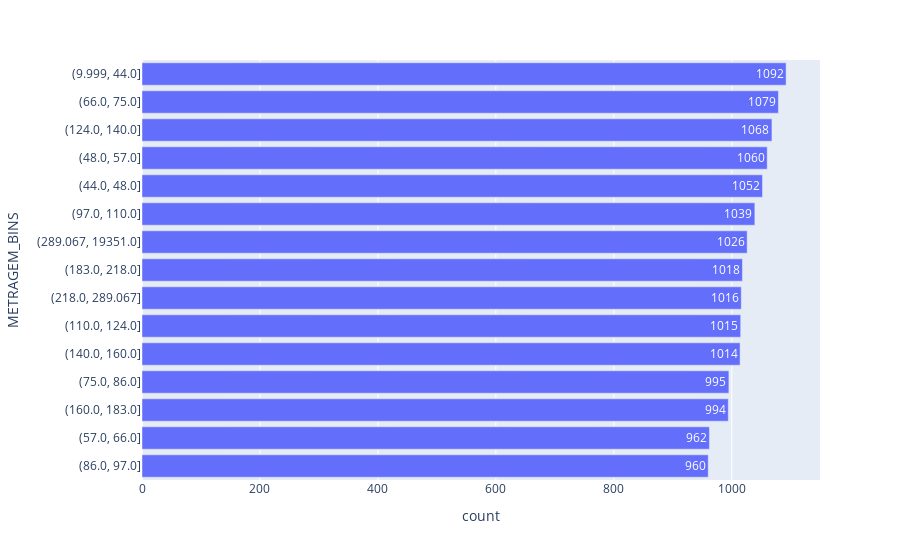

The notebook cell saved with this chart:
### Code cell
fig = px.bar(
    base_analise_coluna, 
    x='count', 
    y=f'{coluna_analise.upper()}_BINS', 
    category_orders={f'{coluna_analise.upper()}_BINS': base_analise_coluna[f'{coluna_analise.upper()}_BINS']},
    text_auto=True
)
fig.show()

### Figure 1 — Plotly figure (JSON) as saved in the notebook; plotly's stock layout.template omitted (floating-point values rounded to 4 significant figures)
{"data": [{"alignmentgroup": "True", "hovertemplate": "count=%{x}<br>METRAGEM_BINS=%{y}<extra></extra>", "legendgroup": "", "marker": {"color": "#636efa", "pattern": {"shape": ""}}, "name": "", "offsetgroup": "", "orientation": "h", "showlegend": false, "textposition": "auto", "texttemplate": "%{x}", "type": "bar", "x": [1092, 1079, 1068, 1060, 1052, 1039, 1026, 1018, 1016, 1015, 1014, 995, 994, 962, 960], "xaxis": "x", "y": ["(9.999, 44.0]", "(66.0, 75.0]", "(124.0, 140.0]", "(48.0, 57.0]", "(44.0, 48.0]", "(97.0, 110.0]", "(289.067, 19351.0]", "(183.0, 218.0]", "(218.0, 289.067]", "(110.0, 124.0]", "(140.0, 160.0]", "(75.0, 86.0]", "(160.0, 183.0]", "(57.0, 66.0]", "(86.0, 97.0]"], "yaxis": "y"}], "layout": {"barmode": "relative", "legend": {"tracegroupgap": 0}, "margin": {"t": 60}, "xaxis": {"anchor": "y", "domain": [0, 1], "title": {"text": "count"}}, "yaxis": {"anchor": "x", "categoryarray": ["(86.0, 97.0]", "(57.0, 66.0]", "(160.0, 183.0]", "(75.0, 86.0]", "(140.0, 160.0]", "(110.0, 124.0]", "(218.0, 289.067]", "(183.0, 218.0]", "(289.067, 19351.0]", "(97.0, 110.0]", "(44.0, 48.0]", "(48.0, 57.0]", "(124.0, 140.0]", "(66.0, 75.0]", "(9.999, 44.0]"], "categoryorder": "array", "domain": [0, 1], "title": {"text": "METRAGEM_BINS"}}}}
